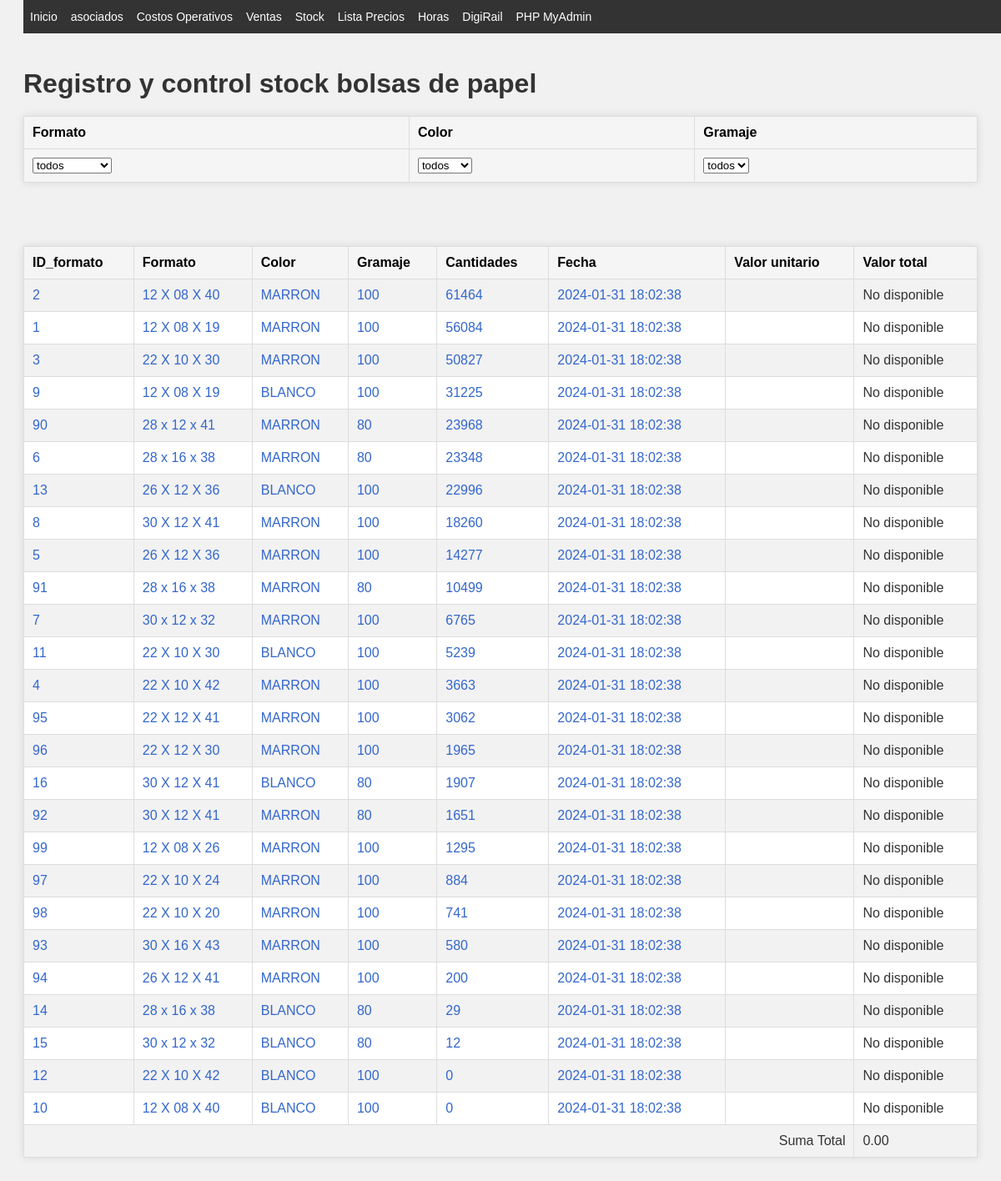
The page /stock.php on the database its author committed.
### tables this page shows
CREATE TABLE `tabla_1` (
  `ID_formato` int(11) NOT NULL,
  `formato` varchar(14) NOT NULL,
  `color` varchar(11) NOT NULL,
  `gramaje` int(11) NOT NULL,
  `cantidades` int(11) NOT NULL,
  `manijas` bit(1) NOT NULL,
  `fechatiempo` TIMESTAMP DEFAULT CURRENT_TIMESTAMP ON UPDATE CURRENT_TIMESTAMP
);

### stock.php (the view, shortened to what this page needs)
<?php
require "includes/header.php";
require_once 'Stock/conn.php';
$formatoFilter  = isset($_GET['Formato'])   ? $_GET['Formato']  : 'todos';
$colorFilter    = isset($_GET['color'])     ? $_GET['color']    : 'todos';
$gramajeFilter  = isset($_GET['gramaje'])   ? $_GET['gramaje']  : 'todos';
$query = "SELECT t1.*, t2.precio_u_sIVA FROM tabla_1 t1
          LEFT JOIN listado_precios t2 ON t1.ID_formato = t2.ID_formato";
$query .= " ORDER BY t1.cantidades DESC";
$stmt = $conn->prepare($query);
$stmt->execute();
$result = $stmt->get_result();
function crearEnlace($id_formato, $texto) {
    return '<a href="Stock/busqueda.php?ID_formato=' . $id_formato . '">' . htmlspecialchars($texto) . '</a>';
}
?>
<!DOCTYPE html>
<html>
<head>
    <link rel="stylesheet" href="CSS/style.css">
</head>
<body>
<h1>Registro y control stock bolsas de papel</h1>
<form action="stock.php" method="GET" id="filtroForm">
    <table>
        <tr>
            <th>Formato</th>
            <th>Color</th>
            <th>Gramaje</th>
        </tr>
        <tr>
            <th>
            <select name="Formato" onchange="submitForm()">
                <option value="todos" <?php if ($formatoFilter === 'todos') echo 'selected'; ?>>todos</option>
            </select>
            </th>
            <th>
                <select name="color" onchange="submitForm()">
                    <option value="todos" <?php if ($colorFilter === 'todos') echo 'selected'; ?>>todos</option>
                </select>
            </th>
            <th>
                <select name="gramaje" onchange="submitForm()">
                    <option value="todos"   <?php if ($gramajeFilter === 'todos')   echo 'selected'; ?>>todos   </option>
                </select>
            </th>
        </tr>
    </table>
    <br>
</form>
<br>
<table>
    <tr>
        <th>ID_formato</th>
        <th>Formato</th>
        <th>Color</th>
        <th>Gramaje</th>
        <th>Cantidades</th>
        <th>Fecha</th>
        <th>Valor unitario</th>
        <th>Valor total</th>
    </tr>
    <?php
    $totalSuma = 0;
    while ($row = mysqli_fetch_assoc($result)) { ?>
        <tr>
            <td><?php echo crearEnlace($row['ID_formato'], $row['ID_formato']); ?></td>
            <td><?php echo crearEnlace($row['ID_formato'], $row['formato']); ?></td>
            <td><?php echo crearEnlace($row['ID_formato'], $row['color']); ?></td>
            <td><?php echo crearEnlace($row['ID_formato'], $row['gramaje']); ?></td>
            <td><?php echo crearEnlace($row['ID_formato'], $row['cantidades']); ?></td>
            <td><?php echo crearEnlace($row['ID_formato'], $row['fechatiempo']); ?></td>
            <td><?php echo $row['precio_u_sIVA']; ?></td>
            <td>
                <?php
                    if (isset($row['precio_u_sIVA'])) {
                        $valorTotal = $row['cantidades'] * $row['precio_u_sIVA'];
                        echo number_format($valorTotal, 2, '.', ',');
                        $totalSuma += $valorTotal;
                    } else {
                        echo 'No disponible';
                    }
                ?>
            </td>
        </tr>
    <?php } ?>
    <tr>
        <td colspan="7" style="text-align: right;">Suma Total</td>
        <td><?php echo number_format($totalSuma, 2, '.', ','); ?></td>
    </tr>
</table>
</body>
</html>

### includes/header.php
<?php
echo '<!DOCTYPE html><html><head> <meta charset="UTF-8"> <link rel="stylesheet" type="text/css" href="CSS/index.css"> <link rel="stylesheet" type="text/css" href="CSS/header.css"> <meta name="viewport" content="width=device-width, initial-scale=1.0"> <link rel="shortcut icon" href="/favicon.ico" type="image/x-icon"> <link rel="icon" href="/imagenes/favicon.ico" type="image/x-icon"> </head><body>';
echo "<header> <br><br><br> <div class='topnav'> <ul>";
$paginaActual = basename($_SERVER['PHP_SELF']);
$claseActiva = "class='active'";
echo "<li><a href='/Bolsas/index.php' ".($paginaActual == 'Bolsas/index.php' ? $claseActiva : "").">Inicio</a></li>";
echo "<li><a href='/Bolsas/asociados.php' ".($paginaActual == 'Bolsas/asociados.php' ? $claseActiva : "").">asociados</a></li>";
echo "<li><a href='/Bolsas/costos_operativos.php' ".($paginaActual == 'Bolsas/costos_operativos.php' ? $claseActiva : "").">Costos Operativos</a></li>";
echo "<li><a href='/Bolsas/ventas.php' ".($paginaActual == 'Bolsas/ventas.php' ? $claseActiva : "").">Ventas</a></li>";
echo "<li><a href='/Bolsas/stock.php' ".($paginaActual == 'Bolsas/stock.php' ? $claseActiva : "").">Stock</a></li>";
echo "<li><a href='/Bolsas/lista_precios.php' ".($paginaActual == 'Bolsas/lista_precios.php' ? $claseActiva : "").">Lista Precios</a></li>";
echo "<li><a href='/horas/index.php' ".($paginaActual == '/horas/index.php' ? $claseActiva : "").">Horas</a></li>";
echo "<li><a href='/DigiRail/index.php' ".($paginaActual == '/DigiRail/index.php' ? $claseActiva : "").">DigiRail</a></li>";
echo "<li><a href='/phpMyAdmin/' target='_blank'>PHP MyAdmin</a></li>";
echo "</ul></div></header>";

### CSS/index.css (style rules this page uses)
body { font-family: verdana; resize: none; }
.topnav ul { list-style-type: none; margin: 0; padding: 0; overflow: hidden; background-color: #333; position: fixed; top: 0; width: 100%; }
.topnav li { float: left; }
.topnav li a { display: block; color: white; text-align: center; padding: 14px 16px; text-decoration: none; }
h1, #cabecera p { margin: 0; padding: 0; }

### CSS/header.css (style rules this page uses)
.topnav ul { list-style-type: none; margin: 0; padding: 0; overflow: hidden; background-color: #333; position: fixed; top: 0; width: 100%; }
.topnav li { float: left; font-size: 16px; }
.topnav li a { display: block; color: white; text-align: center; padding: 12px 8px; text-decoration: none; }
@media screen and (max-width: 1275px) { .topnav li { font-size: 15px; } }

### CSS/style.css (style rules this page uses)
body { font-family: Arial, sans-serif; background-color: #f4f4f4; color: #333; }
table { border-collapse: collapse; width: 80%; margin: 20px auto; background-color: #ffffff; box-shadow: 0 0 10px rgba(0,0,0,0.1); }
th, td { border: 1px solid #ddd; padding: 8px; text-align: left; }
th { background-color: #e9e9e9; color: #000; }
tr:nth-child(even) { background-color: #f2f2f2; }
body { font-family: Arial, sans-serif; background-color: #f1f1f1; padding: 20px; }
h1 { color: #333; }
table { width: 100%; border-collapse: collapse; margin-top: 20px; }
table th, table td { padding: 10px; text-align: left; border: 1px solid #ddd; }
table th { background-color: #f5f5f5; }
table td a { color: #3366cc; text-decoration: none; }
.topnav ul { list-style-type: none; margin: 0; padding: 0; overflow: hidden; background-color: #333; position: fixed; top: 0; width: 100%; }
.topnav li { float: left; font-size: 16px; }
.topnav li a { display: block; color: white; text-align: center; padding: 12px 8px; text-decoration: none; }
@media screen and (max-width: 1275px) { .topnav li { font-size: 15px; } }
@media screen and (max-width: 1200px) { .topnav li { font-size: 14px; } }

### rows shown on the page
tabla_1: ID_formato "2 12 X 08 X 40 MARRON 100 61464 2024-01-31 18:02:38"
tabla_1: ID_formato "1 12 X 08 X 19 MARRON 100 56084 2024-01-31 18:02:38"
tabla_1: ID_formato "3 22 X 10 X 30 MARRON 100 50827 2024-01-31 18:02:38"
tabla_1: ID_formato "9 12 X 08 X 19 BLANCO 100 31225 2024-01-31 18:02:38"
tabla_1: ID_formato "90 28 x 12 x 41 MARRON 80 23968 2024-01-31 18:02:38"
tabla_1: ID_formato "6 28 x 16 x 38 MARRON 80 23348 2024-01-31 18:02:38"
tabla_1: ID_formato "13 26 X 12 X 36 BLANCO 100 22996 2024-01-31 18:02:38"
tabla_1: ID_formato "8 30 X 12 X 41 MARRON 100 18260 2024-01-31 18:02:38"
tabla_1: ID_formato "5 26 X 12 X 36 MARRON 100 14277 2024-01-31 18:02:38"
tabla_1: ID_formato "91 28 x 16 x 38 MARRON 80 10499 2024-01-31 18:02:38"
tabla_1: ID_formato "7 30 x 12 x 32 MARRON 100 6765 2024-01-31 18:02:38"
tabla_1: ID_formato "11 22 X 10 X 30 BLANCO 100 5239 2024-01-31 18:02:38"
tabla_1: ID_formato "4 22 X 10 X 42 MARRON 100 3663 2024-01-31 18:02:38"
tabla_1: ID_formato "95 22 X 12 X 41 MARRON 100 3062 2024-01-31 18:02:38"
tabla_1: ID_formato "96 22 X 12 X 30 MARRON 100 1965 2024-01-31 18:02:38"
tabla_1: ID_formato "16 30 X 12 X 41 BLANCO 80 1907 2024-01-31 18:02:38"
tabla_1: ID_formato "92 30 X 12 X 41 MARRON 80 1651 2024-01-31 18:02:38"
tabla_1: ID_formato "99 12 X 08 X 26 MARRON 100 1295 2024-01-31 18:02:38"
tabla_1: ID_formato "97 22 X 10 X 24 MARRON 100 884 2024-01-31 18:02:38"
tabla_1: ID_formato "98 22 X 10 X 20 MARRON 100 741 2024-01-31 18:02:38"
tabla_1: ID_formato "93 30 X 16 X 43 MARRON 100 580 2024-01-31 18:02:38"
tabla_1: ID_formato "94 26 X 12 X 41 MARRON 100 200 2024-01-31 18:02:38"
tabla_1: ID_formato "14 28 x 16 x 38 BLANCO 80 29 2024-01-31 18:02:38"
tabla_1: ID_formato "15 30 x 12 x 32 BLANCO 80 12 2024-01-31 18:02:38"
tabla_1: ID_formato "12 22 X 10 X 42 BLANCO 100 0 2024-01-31 18:02:38"
tabla_1: ID_formato "10 12 X 08 X 40 BLANCO 100 0 2024-01-31 18:02:38"

### other values the page prints
$totalSuma "0.00"
